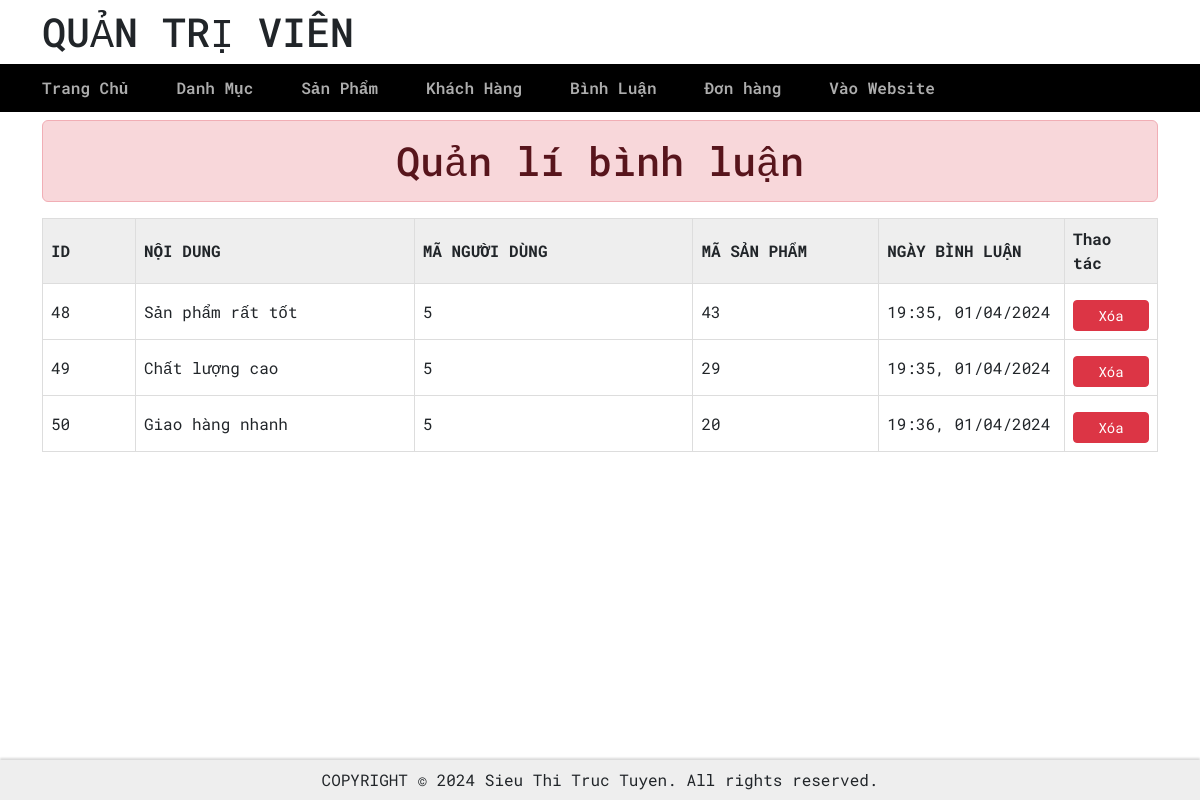
The page /admin/admin.php?page=binh-luan on the database its author committed.
### tables this page shows
CREATE TABLE `comments` (
  `comment_id` int(11) NOT NULL,
  `comment_text` varchar(255) NOT NULL,
  `user_id` int(11) NOT NULL,
  `product_id` int(11) NOT NULL,
  `comment_date` varchar(25) NOT NULL
);

### model/pdo.php (called while the page is built, shortened)
<?php
function pdo_get_connection() {
    $servername = "localhost";
    $username   = "root";
    $password   = "";
    $dbname     = "db_dienthoai";
    try {
        $conn = new PDO("mysql:host=$servername;dbname=$dbname", $username, $password);
        $conn->setAttribute(PDO::ATTR_ERRMODE, PDO::ERRMODE_EXCEPTION);
        return $conn;
    } catch (PDOException $e) {
        echo "Connection failed: " . $e->getMessage();
    }
}
function pdo_query($sql) {
    $sql_args = array_slice(func_get_args(), 1);
    try {
        $conn = pdo_get_connection();
        $stmt = $conn->prepare($sql);
        $stmt->execute($sql_args);
        $rows = $stmt->fetchAll();
        return $rows;
    } catch (PDOException $e) {
        throw $e;
    } finally {
        unset($conn);
    }
}

### model/model_binhluan.php (called while the page is built, shortened)
<?php
function showAllComment(){
    $sql = "SELECT * FROM comments";
    $result = pdo_query($sql);
    return $result;
}

### admin/comments/comments.php (the view, shortened to what this page needs)
<div class="container">
    <h1 class="text-center alert alert-danger">Quản lí bình luận</h1>
    <div class="row">
        <div style="width: 100%; margin-bottom: 10rem;" class="mx-auto col-lg-6 col-md-8">
        <?php
        if(is_array($listComments) && !empty($listComments)){
            ?>
            <table>
                <thead>
                    <tr>
                        <th class="col-1">ID</th>
                        <th class="col-3">NỘI DUNG</th>
                        <th class="col-3">MÃ NGƯỜI DÙNG</th>
                        <th class="col-2">MÃ SẢN PHẨM</th>
                        <th class="col-2">NGÀY BÌNH LUẬN</th>
                        <th class="col-3">Thao tác</th>
                    </tr>
                </thead>
                <tbody>
                    <?php
                    foreach ($listComments as $row) {
                        extract($row);
                        $timeFormat = DateTime::createFromFormat('Y-m-d H:i:s', $row['comment_date'])->format('H:i, d/m/Y');
                        echo '
                            <tr>
                                <td>' . $row['comment_id']   . '</td>
                                <td>' . $row['comment_text'] . '</td>
                                <td>' . $row['user_id'] . '</td>
                                <td>' . $row['product_id'] . '</td>
                                <td>' . $timeFormat . '</td>
                                <td>
                                    <button class="btn btn-sm btn-danger w-100 mt-2" onclick="openModal(' . $row['comment_id'] . ')">Xóa</button>
                                </td>
                            </tr>';
                            ?><a href="<?= $row['comment_id'] ?>"></a><?php
                    }
                    ?>
                </tbody>
            </table>
            <?php
        }else{
            echo "Chưa có bình luận nào";
        }
        ?>
        </div>
    </div>
</div>

### assets/css/main.css (style rules this page uses)
* { box-sizing: border-box; }
body { font-family: 'Roboto Mono', monospace; }

### assets/css/admin.css (style rules this page uses)
table { border-collapse: collapse; width: 100%; }
td, th { border: 1px solid #ddd; text-align: left; padding: 8px; }
thead { background-color: #eee; }

### rows shown on the page
comments: comment_id "48", comment_text "Sản phẩm rất tốt", user "5", product "43", comment_date "19:35, 01/04/2024"
comments: comment_id "49", comment_text "Chất lượng cao", user "5", product "29", comment_date "19:35, 01/04/2024"
comments: comment_id "50", comment_text "Giao hàng nhanh", user "5", product "20", comment_date "19:36, 01/04/2024"
